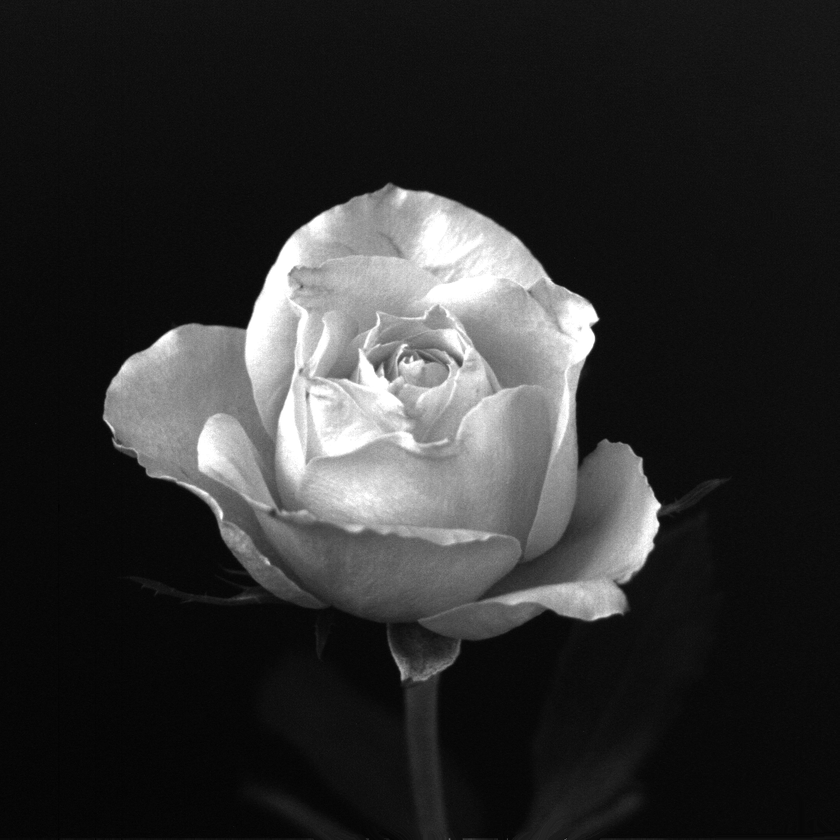
#> input picture 07 Frequency domain filtering/Rose-BMP.bmp, 840 x 840 px, shrunk from 1024 x 1024 before the run
$ python frequency_domain_filtering.py
#> lines starting #> are read from the running program, lines starting #| are printed output that depends on the picture
"""
Perform following filtering using the radius of 50 pixels.

    a) Low Pass Filtering
        : Transform the image into Frequency Domain
        : Manipulate the frequency components
        : Transform the manipulated freq. Components to the spatial domain.
    b) High Pass Filtering.
    c) Compare the above two  processing results.
"""

from PIL import Image
import numpy as np
import matplotlib.pyplot as plt

def cal_D(c_row, c_col, r, c):
    s = (c_row-r)**2 + (c_col-c)**2
    return s**(1/2)

def filter_radius(fshift, rad, low=True):
    rows, cols = fshift.shape
    c_row, c_col = int(rows/2), int(cols/2)    # center

    filter_fshift = fshift.copy()

    for r in range(rows):
        for c in range(cols):
            if low:    # low-pass filter
                if cal_D(c_row, c_col, r, c) > rad:
                    filter_fshift[r,c] = 0
            else:      # high-pass filter
                if cal_D(c_row, c_col, r, c) < rad:
                    filter_fshift[r,c] = 0

    return filter_fshift

# read image
img = Image.open('Rose-BMP.bmp').convert('L')
#> img is the input picture: PIL image 840x840 L; min 0, max 255, mean 46.8
gray_img = np.array(img)

plt.imshow(gray_img, cmap='gray')
plt.show()

# fft
f = np.fft.fft2(gray_img)
magnitude_f = np.log(np.abs(f)+1)
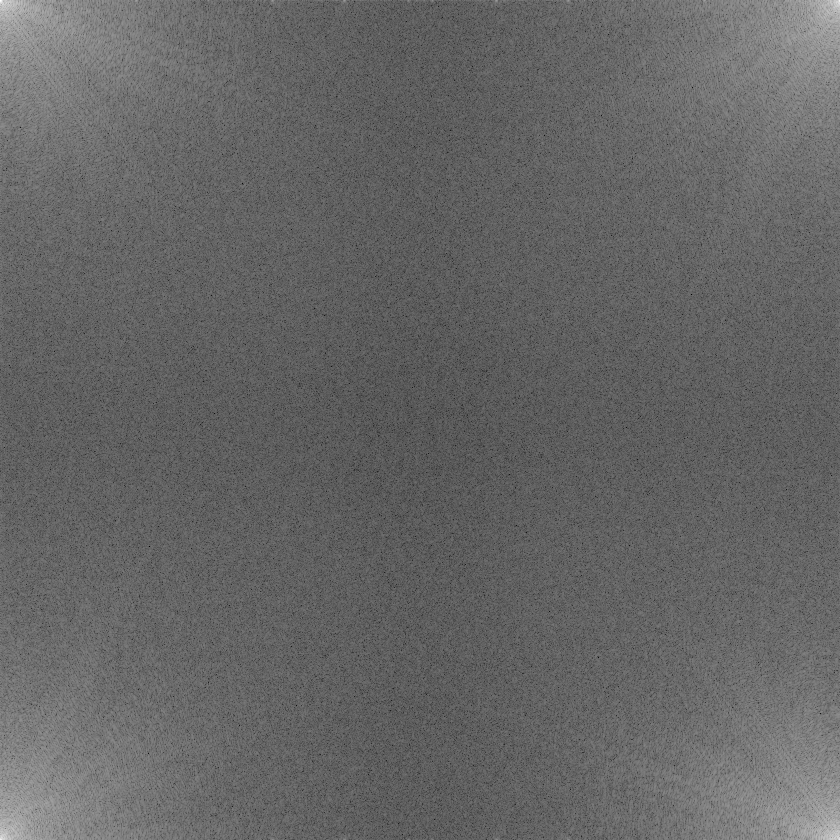
#> magnitude_f: shape (840, 840) float64; min 1.22, max 17.31, mean 7.66; drawn with min black and max white

plt.imshow(magnitude_f, cmap='gray')
plt.show()

# fftshift
fshift = np.fft.fftshift(f)
magnitude_fshift = np.log(np.abs(fshift)+1)
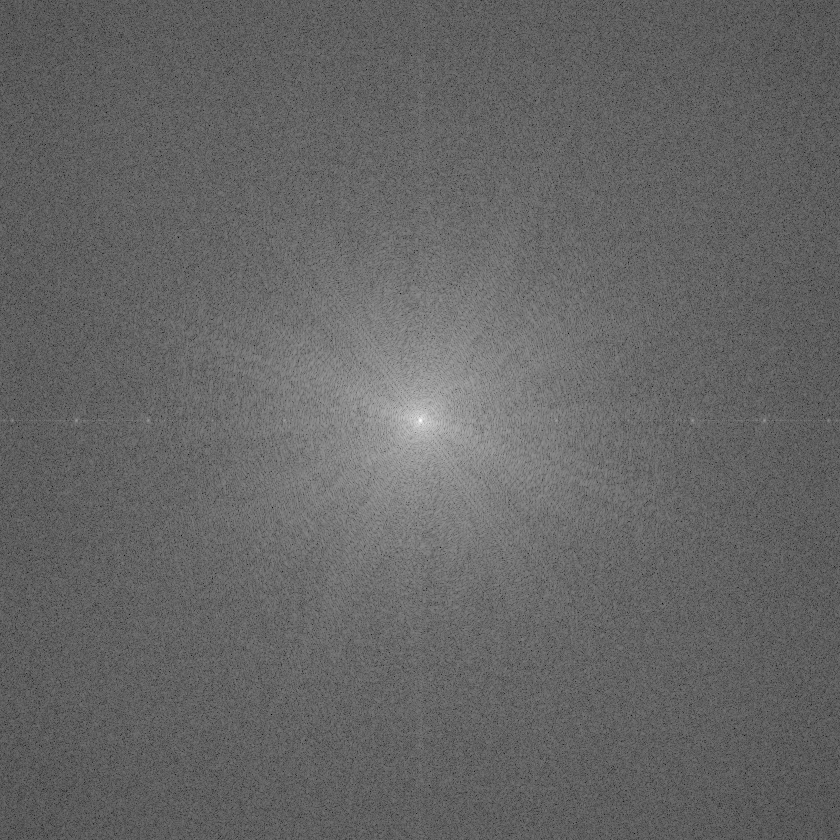
#> magnitude_fshift: shape (840, 840) float64; min 1.22, max 17.31, mean 7.66; drawn with min black and max white

plt.imshow(magnitude_fshift, cmap='gray')
plt.show()

# low-pass filter
low_fshift = filter_radius(fshift, rad=50, low=True)
low_pass_magnitude = np.log(np.abs(low_fshift)+1)
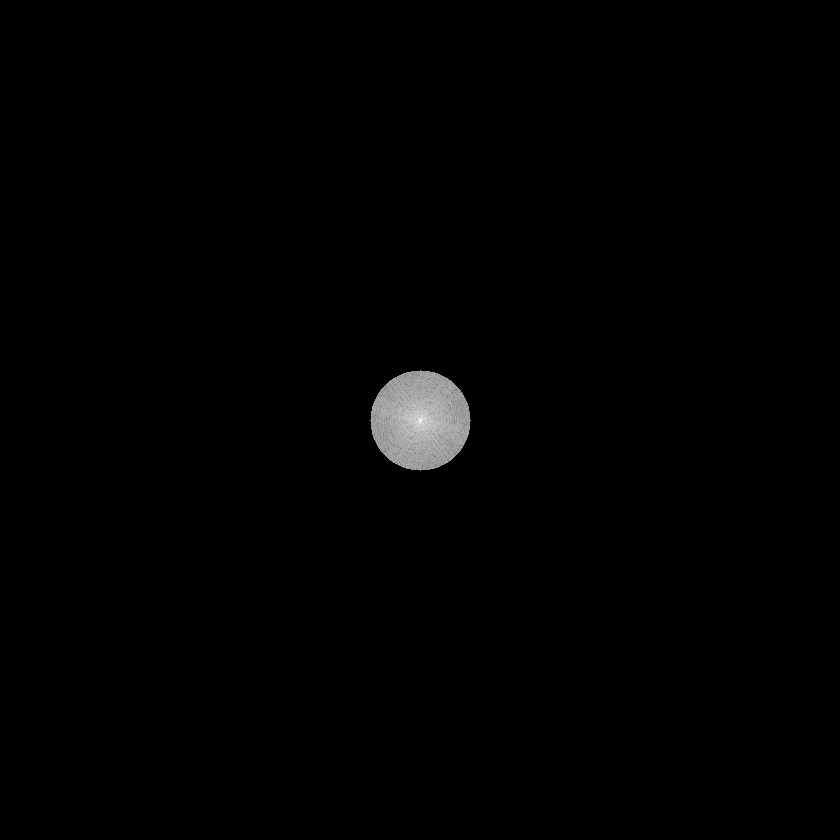
#> low_pass_magnitude: shape (840, 840) float64; min 0, max 17.31, mean 0.126; drawn with min black and max white

plt.imshow(low_pass_magnitude, cmap='gray')
plt.show()

# low-pass filter inverse fft
low_ishift = np.fft.ifftshift(low_fshift)
low_img = np.fft.ifft2(low_ishift)
low_img = np.abs(low_img)
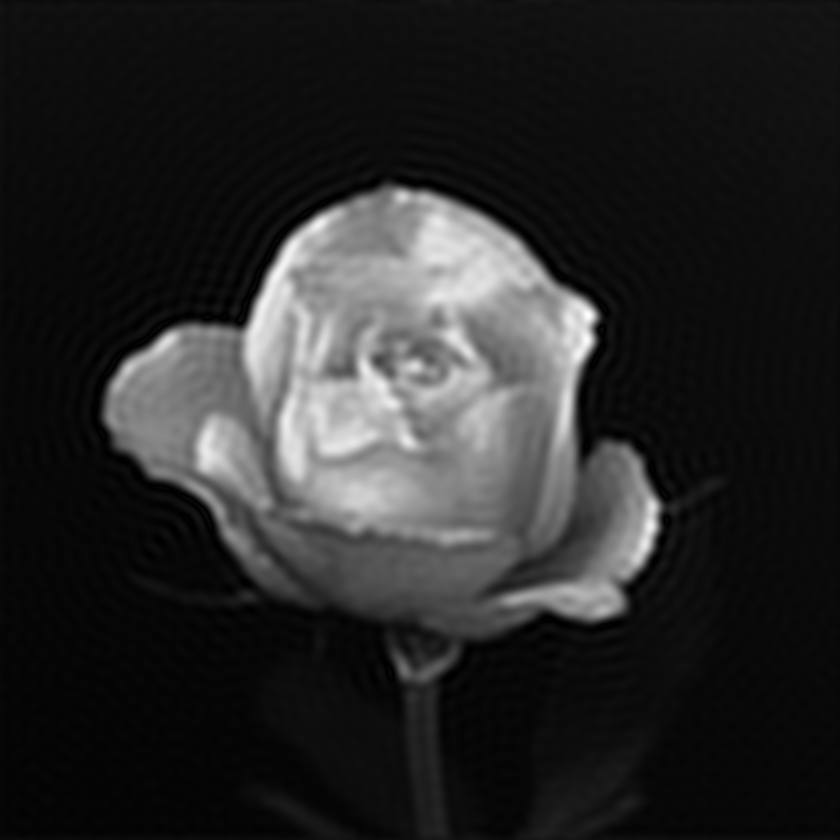
#> low_img: shape (840, 840) float64; min 0.00018, max 294, mean 46.8; drawn with min black and max white

plt.imshow(low_img, cmap='gray')
plt.show()

# high-pass filter
high_fshift = filter_radius(fshift, rad=50, low=False)
high_pass_magnitude = np.log(np.abs(high_fshift)+1)
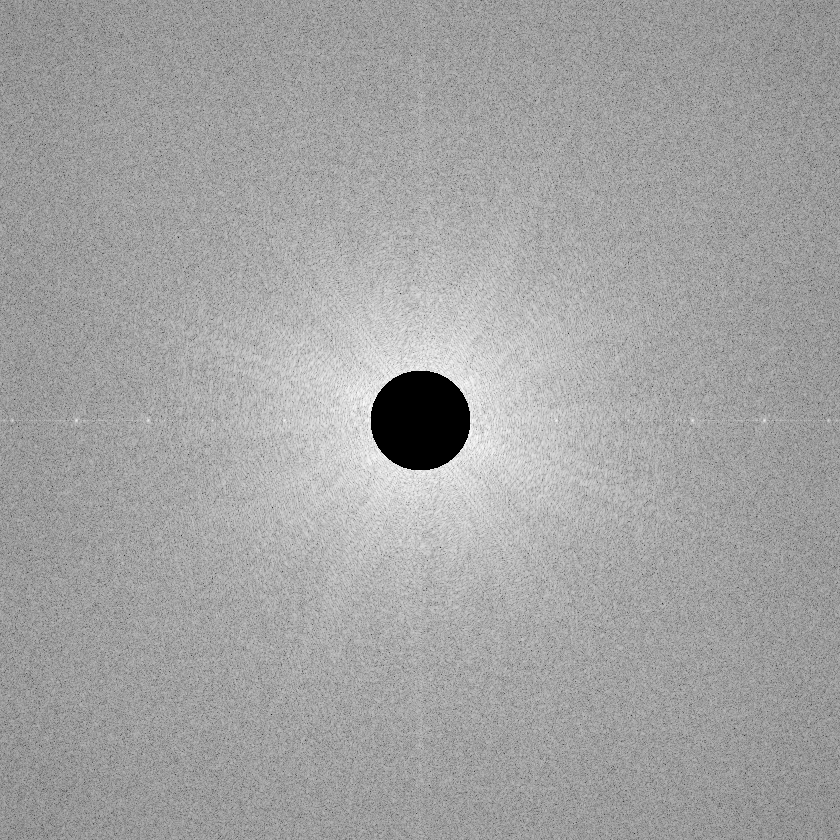
#> high_pass_magnitude: shape (840, 840) float64; min 0, max 11.79, mean 7.53; drawn with min black and max white

plt.imshow(high_pass_magnitude, cmap='gray')
plt.show()

# high-pass filter inverse fft
high_ishift = np.fft.ifftshift(high_fshift)
high_img = np.fft.ifft2(high_ishift)
high_img = np.abs(high_img)
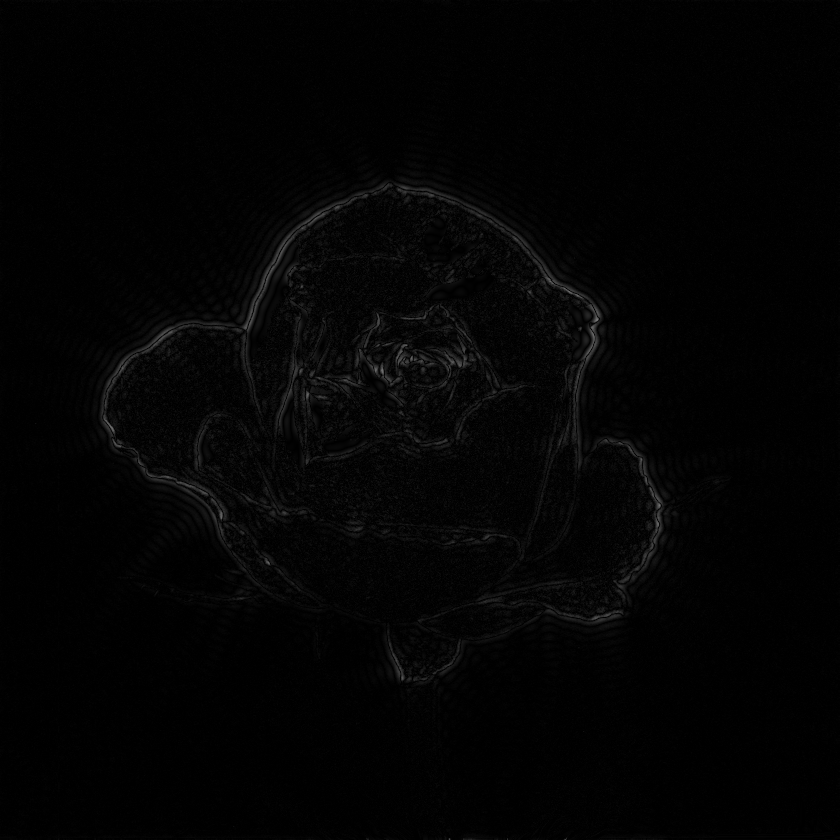
#> high_img: shape (840, 840) float64; min 1.67e-06, max 118.5, mean 3.8

plt.imshow(high_img, cmap='gray')
plt.show()
